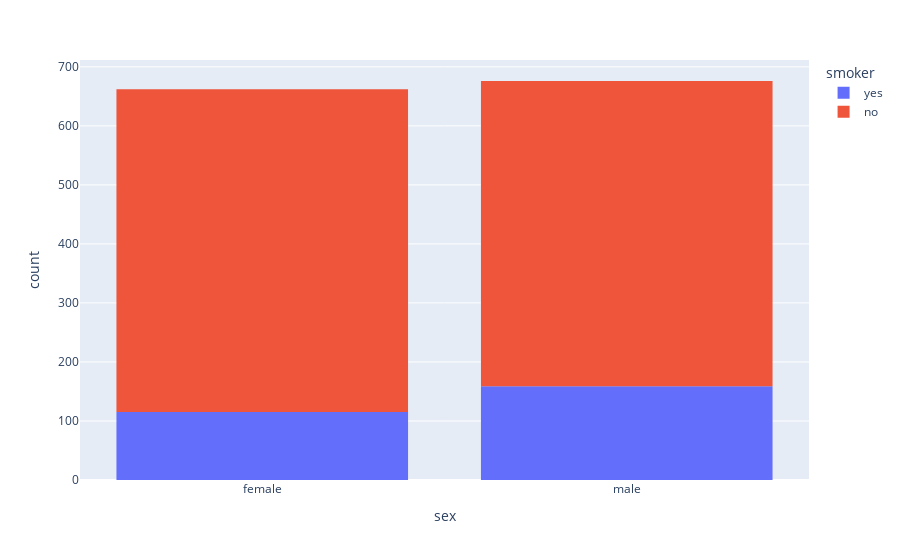

The notebook cell this image was saved under:
### Code cell
import plotly.express as px

df = px.data.tips()
fig = px.histogram(DF, x="sex", color="smoker")
fig.show()

### Figure 1 — Plotly figure (JSON) as saved in the notebook; plotly's stock layout.template omitted (floating-point values rounded to 4 significant figures; data arrays with more than 128 entries replaced by an {"elided": "..."} marker saying what was removed)
{"data": [{"alignmentgroup": "True", "bingroup": "x", "hovertemplate": "smoker=yes<br>sex=%{x}<br>count=%{y}<extra></extra>", "legendgroup": "yes", "marker": {"color": "#636efa", "pattern": {"shape": ""}}, "name": "yes", "offsetgroup": "yes", "orientation": "v", "showlegend": true, "type": "histogram", "x": {"elided": "274 str values"}, "xaxis": "x", "yaxis": "y"}, {"alignmentgroup": "True", "bingroup": "x", "hovertemplate": "smoker=no<br>sex=%{x}<br>count=%{y}<extra></extra>", "legendgroup": "no", "marker": {"color": "#EF553B", "pattern": {"shape": ""}}, "name": "no", "offsetgroup": "no", "orientation": "v", "showlegend": true, "type": "histogram", "x": {"elided": "1064 str values"}, "xaxis": "x", "yaxis": "y"}], "layout": {"barmode": "relative", "legend": {"title": {"text": "smoker"}, "tracegroupgap": 0}, "margin": {"t": 60}, "xaxis": {"anchor": "y", "domain": [0, 1], "title": {"text": "sex"}}, "yaxis": {"anchor": "x", "domain": [0, 1], "title": {"text": "count"}}}}
